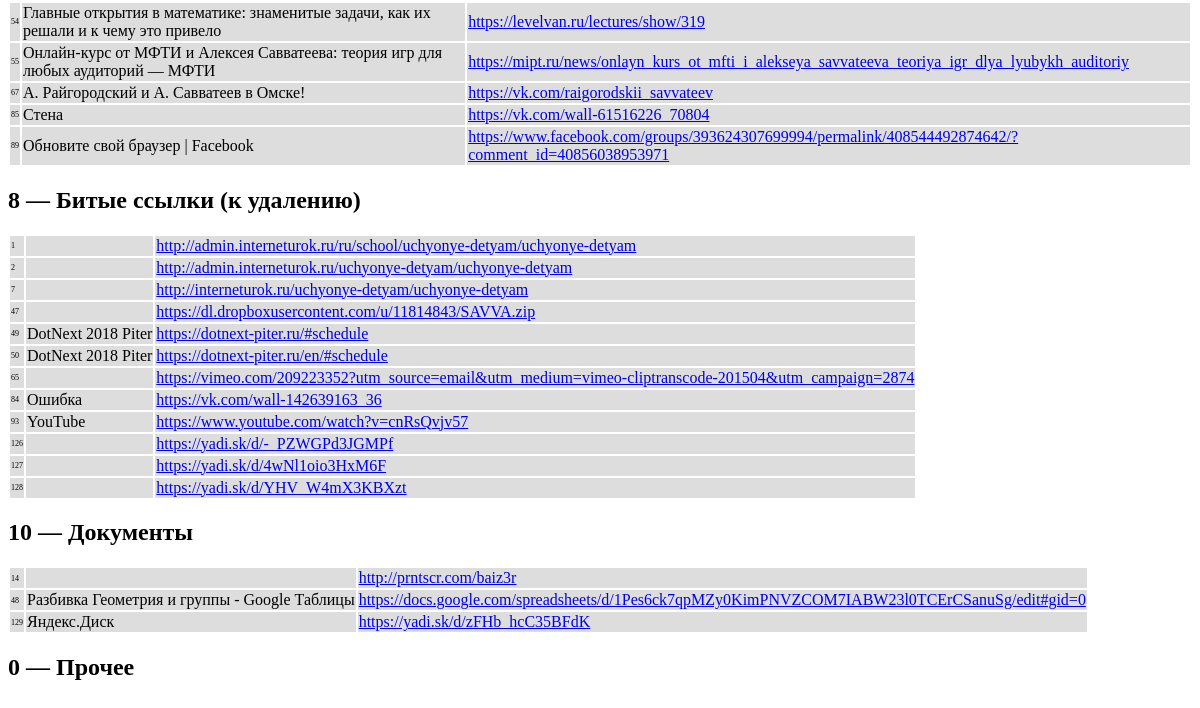
Before: / (lower part) with the older database file.
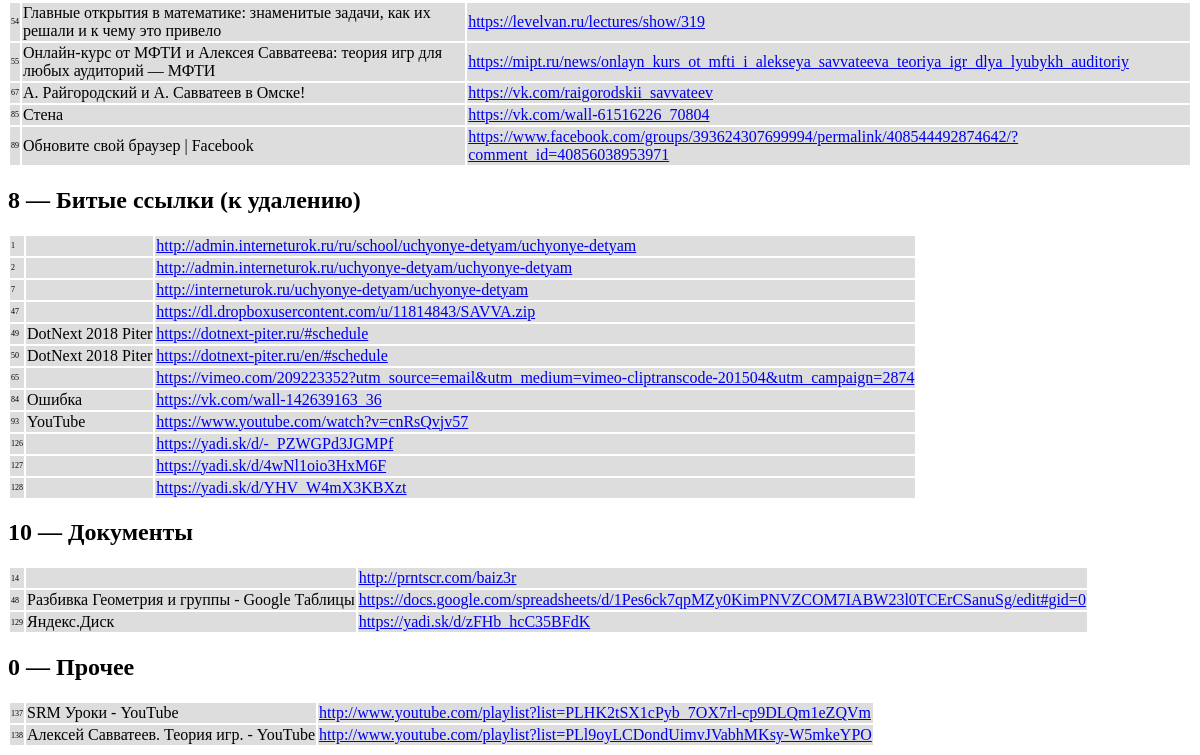
After: the same page with the newer database file.
### tables this page shows
CREATE TABLE "urls" (
	`url`	TEXT NOT NULL UNIQUE,
	`title`	TEXT,
	`section`	INTEGER DEFAULT 0
);

### index.php (called while the page is built, shortened)
<?php
require_once "include/models/model.inc";
$model = new Model("database.sqlite");
include "include/header.inc";
include "include/index/index.inc";
include "include/footer.inc";

### include/models/model.inc (called while the page is built, shortened)
<?php
class Model
{
    public function __construct($file)
    {
        $this->db = new SQLite3($file);
    }
    public function get_section($section)
    {
        return $this->db->query("SELECT _rowid_,url,title FROM urls WHERE section=\"$section\"");
    }
}

### include/index/tr.inc (the view, shortened to what this page needs)
<tr>
  <td class="num">
    <?=$res["rowid"]?>
  </td>
  <td>
    <?=$res["title"]?>
  </td>
  <td>
    <a href="<?=$res["url"]?>" target="_blank">
      <?=substr($res["url"], 0, 100)?>
    </a>
  </td>
</tr>

### include/header.inc (shortened to what this page needs)
<!DOCTYPE html>
<html>
<head>
</head>
<body>

### include/index/index.inc
<?php
foreach (SECTIONS as $key=>$section):
  include "section.inc";
endforeach;

### include/index/section.inc
<h2><?=$key?> — <?=$section?></h2>
<table>
<?php
$result=$model->get_section($key);
while ($res = $result->fetchArray()) {
    include "tr.inc";
}
?>
</table>

### include/footer.inc
</body>
</html>

Changed rows visible on the page:
added urls: rowid "137", title "SRM Уроки - YouTube", url "http://www.youtube.com/playlist?list=PLHK2tSX1cPyb_7OX7rl-cp9DLQm1eZQVm", shown under "0"
added urls: rowid "138", title "Алексей Савватеев. Теория игр. - YouTube", url "http://www.youtube.com/playlist?list=PLl9oyLCDondUimvJVabhMKsy-W5mkeYPO", shown under "0"
